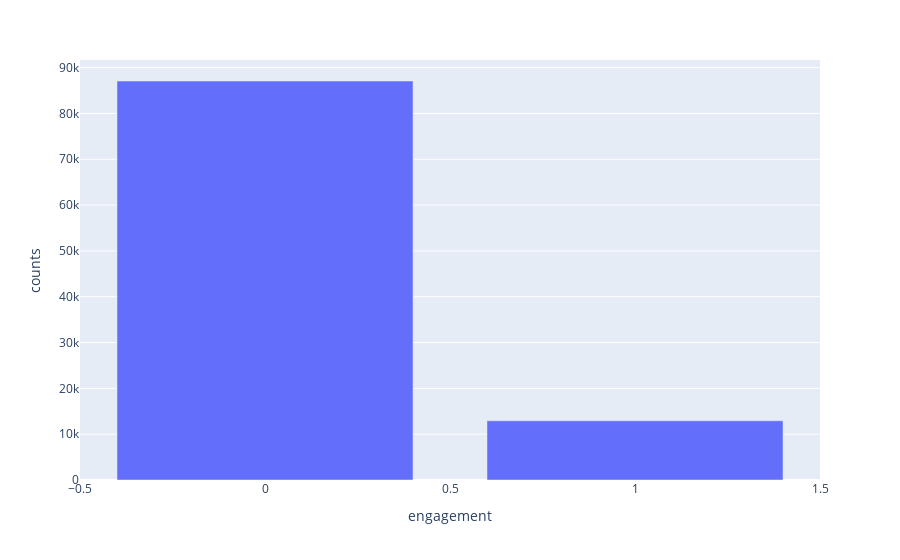

The notebook cell this image was saved under:
### Code cell
fig = px.bar(counts,x="engagement",y="counts")
# fig.update_xaxes(type='Engagement')
fig.show()

### Figure 1 — Plotly figure (JSON) as saved in the notebook; plotly's stock layout.template omitted (floating-point values rounded to 4 significant figures)
{"data": [{"alignmentgroup": "True", "hovertemplate": "engagement=%{x}<br>counts=%{y}<extra></extra>", "legendgroup": "", "marker": {"color": "#636efa", "pattern": {"shape": ""}}, "name": "", "offsetgroup": "", "orientation": "v", "showlegend": false, "textposition": "auto", "type": "bar", "x": [0, 1], "xaxis": "x", "y": [87082, 12918], "yaxis": "y"}], "layout": {"barmode": "relative", "legend": {"tracegroupgap": 0}, "margin": {"t": 60}, "xaxis": {"anchor": "y", "domain": [0, 1], "title": {"text": "engagement"}}, "yaxis": {"anchor": "x", "domain": [0, 1], "title": {"text": "counts"}}}}
